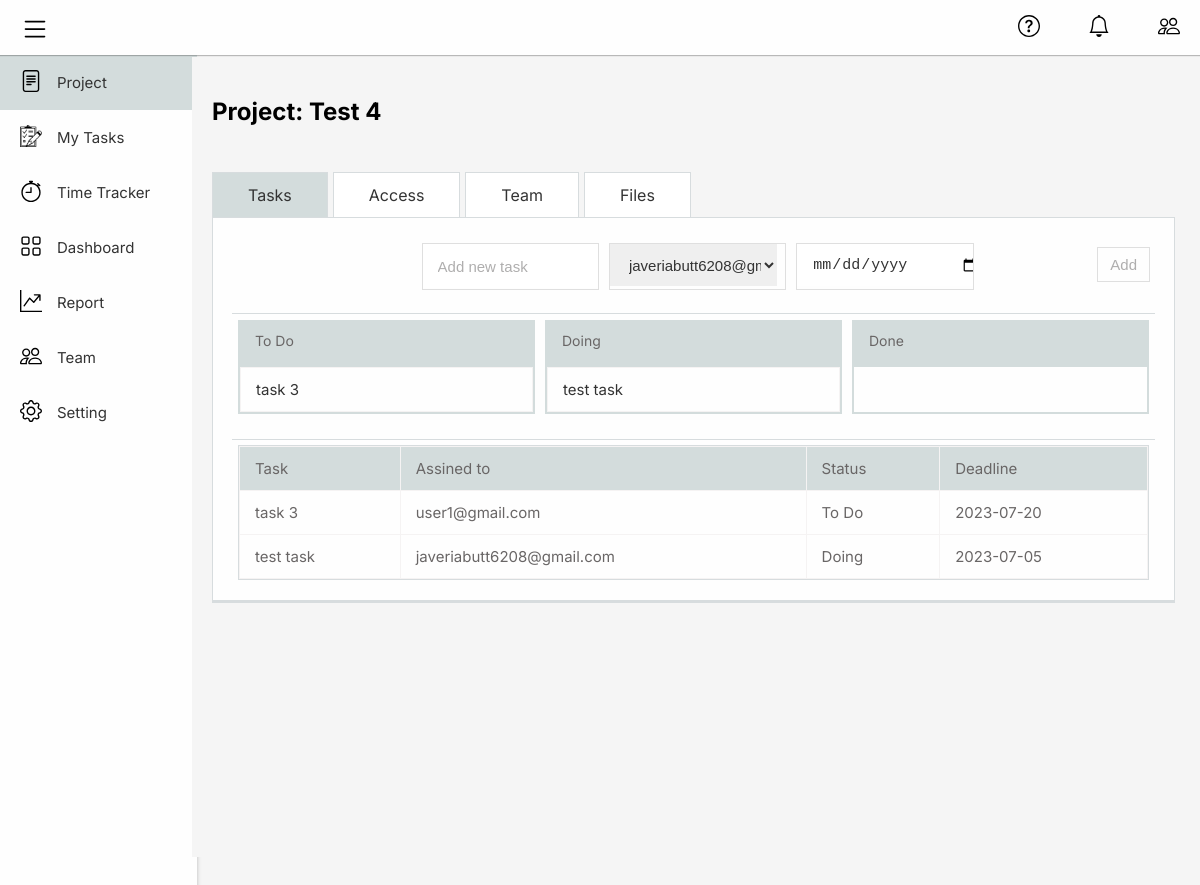
The page /tasks.php?pid=7 (signed in) on the database its author committed.
### tables this page shows
CREATE TABLE `projects` (
  `project_id` int(11) NOT NULL,
  `project_name` varchar(255) NOT NULL,
  `team` varchar(255) NOT NULL,
  `access` tinyint(1) NOT NULL,
  `deadline` date NOT NULL,
  `Status` text NOT NULL DEFAULT 'To Do',
  `created_by` int(11) DEFAULT NULL,
  `percentage` text DEFAULT '0',
  `created_on` date DEFAULT current_timestamp()
);

CREATE TABLE `tasks` (
  `task_id` int(11) NOT NULL,
  `task_name` varchar(255) NOT NULL,
  `project_id` int(11) DEFAULT NULL,
  `assigned_to` int(11) NOT NULL,
  `file` text DEFAULT NULL,
  `description` text DEFAULT NULL,
  `status` text NOT NULL,
  `due_date` date DEFAULT NULL,
  `time_required` int(11) NOT NULL,
  `time_spent` text NOT NULL,
  `user_email` text NOT NULL,
  `timer` text NOT NULL,
  `created_on` date DEFAULT current_timestamp()
);

### Tasks.php (the view, shortened to what this page needs)
<?php include "templates/header.php"; ?>
<?php include "templates/sidebar.php"; ?>
<?php
   $project_id = $_GET['pid'];
?>
    <div class="container" id="layout2">
      <div class="title">
        <div class="project-bar">
          <div class="add-heading">Project:
          <?php
            include("classes/config.php");
            $sql = "SELECT project_name FROM projects where project_id = $project_id";
            $result = $conn->query($sql);
            if ($result->num_rows > 0) {
              while ($row = $result->fetch_assoc()) {
                echo  $row['project_name'];
              }
            }
          ?>
          </div>
        </div>
      </div>
      <div class="projecr-detail">
        <div class="filteration">
          <a
            href="#p-task"
            class="tabs cl-active"
            id="proTask"
            style="margin-left: 20px"
          >
            <div>
              <span class="fx5">Tasks</span>
            </div>
          </a>
          <a href="#p-access" class="tabs" id="proAccess">
            <div>
              <span class="fx5">Access</span>
            </div>
          </a>
          <a href="#p-team" class="tabs" id="proTeam">
            <div>
              <span class="fx5">Team</span>
            </div>
          </a>
          <a href="#p-files" class="tabs" id="proFiles">
            <div>
              <span class="fx5">Files</span>
            </div>
          </a>
        </div>
        <div class="page">
          <div class="project-task" id="p-task">
            <form action="classes/createtask.php" method="post">
              <div class="cl-bar">
                <div class="add-label">
                  <input
                    type="text"
                    class="label"
                    id="t-name"
                    name="t-name"
                    placeholder="Add new task"
                    oninput="check()"
                    required
                  />
                </div>
                <div class="add-due">
                  <select class="label"
                    id="t-user"
                    name="t-user">
                    <?php
                    include("classes/config.php");
                    $sql = "SELECT user_id,email FROM projectMembers where project_id=$project_id";
                    $result = $conn->query($sql);
                    if ($result->num_rows > 0) {
                      while ($row = $result->fetch_assoc()) {
                        echo '<option value='.$row['user_id'].','.$row['email'].'>'.$row['email'].'</option>';
                      }
                    }
                    ?>
                  </select>
                </div>
                <div class="add-deadline">
                  <input
                    type="date"
                    class="label"
                    id="t-deadline"
                    name="t-deadline"
                    placeholder="Add deadline"
                    oninput="check()"
                    required
                  />
                </div>
                <div class="add-btn">
                  <div class="label">
                    <input id="t-add" type="submit" value="Add"  />
                  </div>
                </div>
              </div>
            </form>
            <hr class="hr" />
            <div class="cl-bar1">
              <div class="border1">
                <div class="box header">
                  <div class="fx2" id="">To Do</div>
                </div>
                <table>
                  <tbody id="pt-table-body1">
                        <?php
                        include("classes/config.php");
                        $sql = "SELECT * FROM tasks where project_id=$project_id and status ='To Do';";
                        $result = $conn->query($sql);
                        if ($result->num_rows > 0) {
                          while ($row = $result->fetch_assoc()) {
                            echo '<tr>';
                            echo '<td>' . $row['task_name'] .'</td>';
                            echo '</tr>';
                          }
                        }
                        ?>
                  </tbody>
                </table>
              </div>
              <div class="border2">
                <div class="box header">
                  <div class="fx2" id="">Doing</div>
                </div>
                <table>
                  <tbody id="pt-table-body2">
                  <?php
                        include("classes/config.php");
                        $sql = "SELECT * FROM tasks where project_id=$project_id and status ='Doing';";
                        $result = $conn->query($sql);
                        if ($result->num_rows > 0) {
                          while ($row = $result->fetch_assoc()) {
                            echo '<tr>';
                            echo '<td>' . $row['task_name'] .'</td>';
                            echo '</tr>';
                          }
                        }
                        ?>
                  </tbody>
                </table>
              </div>
              <div class="border3">
                <div class="box header">
                  <div class="fx2" id="">Done</div>
                </div>
              </div>
            </div>
            <hr class="hr" />
            <div class="project-list">
              <div class="task-list">
                <table>
                  <thead>
                    <tr>
                      <td>Task</td>
                      <td>Assined to</td>
                      <td>Status</td>
                      <td>Deadline</td>
                    </tr>
                  </thead>
                  <tbody id="p-table-body">
                  <?php
                        include("classes/config.php");
                        $sql = "SELECT * FROM tasks where project_id=$project_id;";
                        $result = $conn->query($sql);
                        if ($result->num_rows > 0) {
                          while ($row = $result->fetch_assoc()) {
                            echo '<tr>';
                            echo '<td>' . $row['task_name'] .'</td>';
                            echo '<td>' . $row['user_email'] . '</td>';
                            echo '<td>' . $row['status'] . '</td>';
                            echo '<td>' . $row['due_date'].'</td>';
                            echo '</tr>';
                          }
                        }
                        ?>
                  </tbody>
                </table>
              </div>
            </div>
          </div>
        </div>
      </div>
    </div>
    <?php include "templates/footer.php"; ?>

### css/style.css (style rules this page uses)
body { font-size: 16px; margin: 0; font-family: Inter; font-weight: Regular; color: #333; background-color: whitesmoke; }
.container { position: relative; background-color: whitesmoke; min-height: 100vh; width: calc(100% - 197px); left: 192px; top: 2px; transition: all 0.5s ease; }
a { text-decoration: none; color: inherit; }
.filteration { display: flex; align-items: center; }
.tabs { margin-left: 5px; font-size: 16px; padding: 12px 35px 12px 35px; background-color: white; border: 1px solid #d7dcde; border-bottom: none; }
.page { background: #fefefe; border: 1px solid #d7dcde; margin: 0 20px 50px 20px; border-bottom: 3px solid #d7dcde; }
.cl-bar { display: flex; height: 55px; background: #fefefe; margin: 20px 20px 20px 20px; }
.cl-bar1 { display: flex; background: #fefefe; margin: 0px 20px 20px 20px; }
.cl-active { background-color: rgb(211, 220, 220); }
.title { color: rgba(0, 0, 0, 1); font-family: Inter; font-weight: Bold; font-size: 24px; opacity: 1; padding: 40px 20px 20px; }
.project-bar { display: flex; height: 55px; }
.add-heading { width: 100%; height: 45px; color: rgba(0, 0, 0, 1); font-size: 24px; opacity: 1; overflow: hidden; align-items: center; }
.task-list { display: flex; background: #fefefe; border: 1px solid #d7dcde; margin: 0px 20px 20px; }
.add-label, .add-due, .add-deadline { width: 100%; height: 45px; margin: 5px; background: #fefefe; border: 1px solid rgba(223, 223, 223, 1); opacity: 1; overflow: hidden; }
.border1, .border2, .border3 { border: 2px solid rgb(211, 220, 220); background-clip: border-box; width: 100%; margin: 5px; background: #fefefe; opacity: 1; overflow: hidden; }
.box { padding-left: 15px; font-size: 14px; color: rgb(105, 102, 102); }
.header { background-color: rgb(211, 220, 220); height: 45px; }
.fx2, .fx3 { padding-top: 3.5%; }
.project-list { margin: 5px; }
.project-list td { color: rgb(105, 102, 102); }
#pt-table-body2, #pt-table-body3, #pt-table-body1 td { border: 1px solid #f5f3f3; text-align: left; padding: 12px 0px 12px 15px; color: #333; font-size: 15px; }
.hr { width: 96%; padding: 0; margin-left: 2%; border-style: none; border-top-style: solid; border-color: #d7dcde; }
.label { color: rgb(175, 174, 174); font-size: 15px; border: none; width: 95%; height: 42px; padding-left: 15px; }
.label::placeholder { color: rgb(175, 174, 174); }
.label:not(:placeholder-shown) { color: #333; }
.add-btn { width: 100%; height: 45px; margin: 5px 0px 5px 0px; opacity: 1; background: #fefefe; overflow: hidden; align-items: center; }
#t-add { position: absolute; right: 45px; top: 190px; font-size: 15px; color: rgb(175, 174, 174); background: #fefefe; border: 1px solid rgba(223, 223, 223, 1); padding: 8px 12px 8px 12px; }
table { border-collapse: collapse; width: 100%; }
td { border: 1px solid #f5f3f3; text-align: left; padding: 12px 15px 12px; color: #333; font-size: 15px; }
thead { background-color: rgb(211, 220, 220); text-align: center; }
hr { width: 100%; padding: 0; margin: 1px 0; border-style: none; border-top-style: solid; border-color: #c5cad0; }

### rows shown on the page
projects: project_name "Test 4"
tasks: task_name "task 3", user_email "user1@gmail.com", status "To Do", due_date "2023-07-20"
tasks: task_name "test task", user_email "javeriabutt6208@gmail.com", status "Doing", due_date "2023-07-05"

### other values the page prints
form field t-user "javeriabutt6208@gmail.com"
